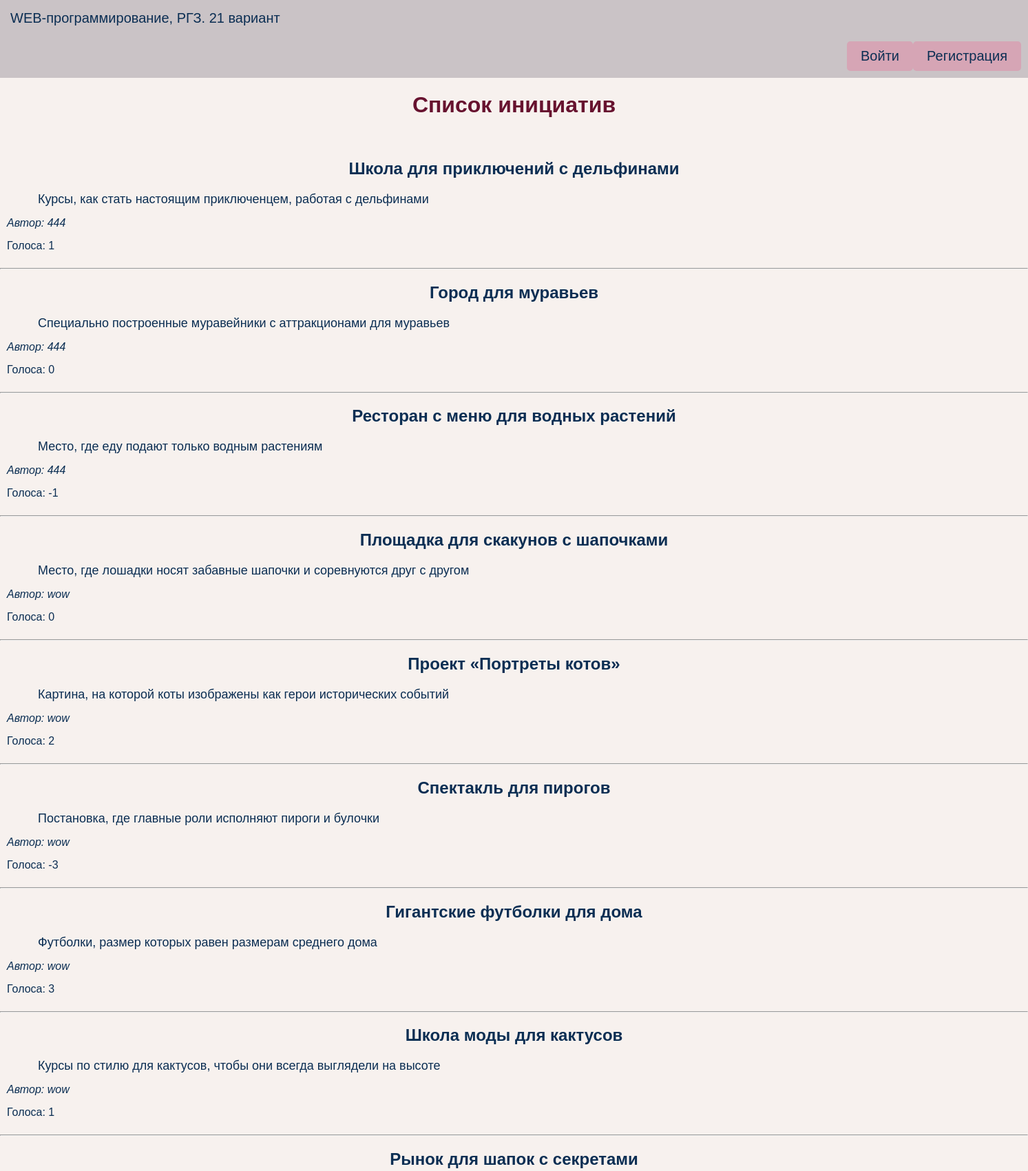
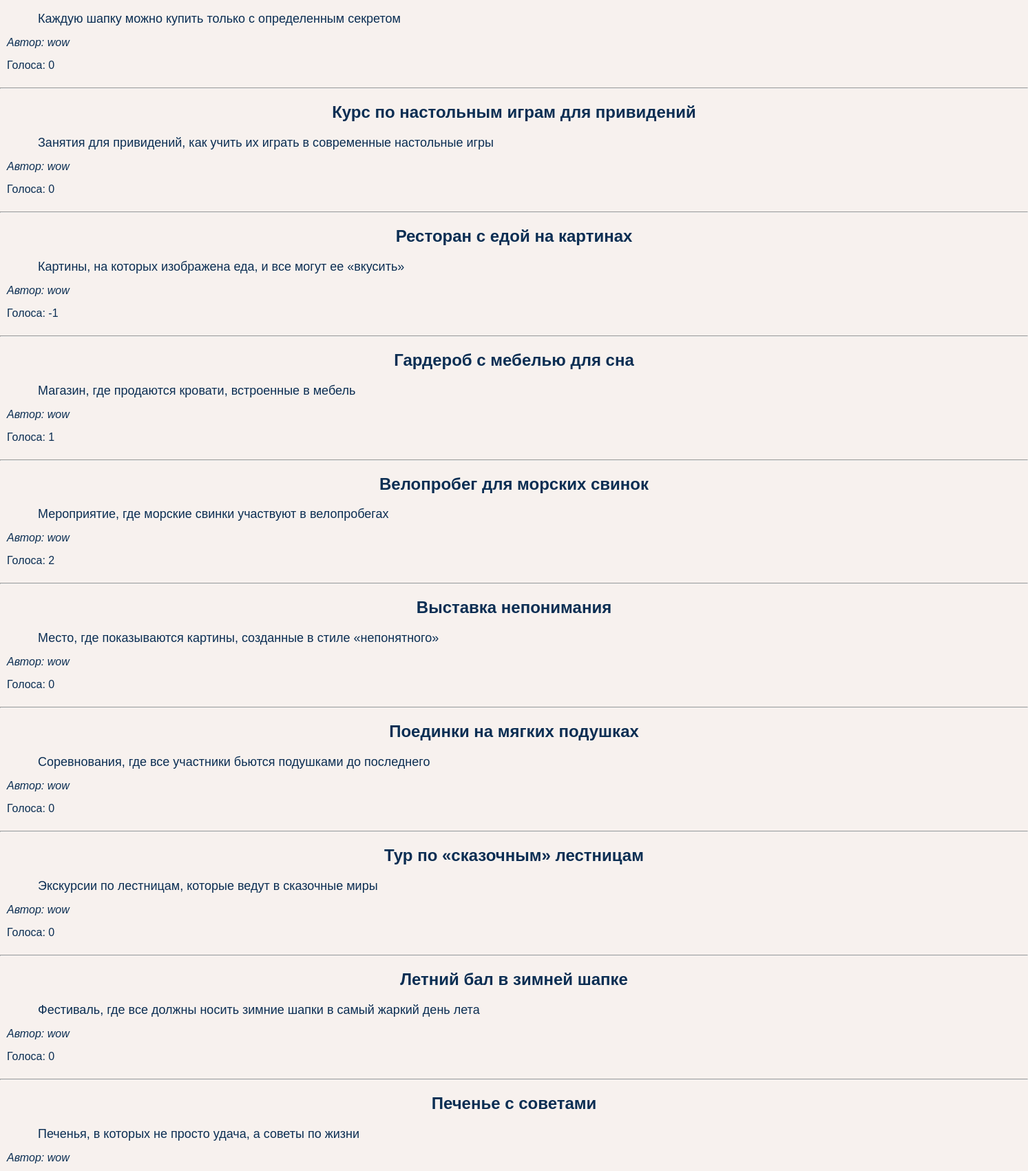
Screenshot of /?page=2 (upper part) with the database file from the repository (2 pictures, top to bottom).
### tables this page shows
CREATE TABLE initiatives (
            id INTEGER PRIMARY KEY AUTOINCREMENT,
            title TEXT NOT NULL,
            content TEXT NOT NULL,
            created_at DATETIME DEFAULT CURRENT_TIMESTAMP,
            author_id INTEGER,
            votes INTEGER DEFAULT 0,
            FOREIGN KEY(author_id) REFERENCES users(id)
        );

CREATE TABLE users (
            id INTEGER PRIMARY KEY AUTOINCREMENT,
            username TEXT NOT NULL UNIQUE,
            password TEXT NOT NULL,
            is_admin INTEGER DEFAULT 0
        );

### app.py (the view)
@app.route('/')
def index():
    page = request.args.get('page', 1, type=int)
    limit = 20
    offset = (page - 1) * limit
    initiatives = get_db().execute("""
        SELECT initiatives.id, initiatives.title, initiatives.content, initiatives.created_at,
               users.username, initiatives.author_id
        FROM initiatives
        LEFT JOIN users ON initiatives.author_id = users.id
        ORDER BY initiatives.created_at DESC
        LIMIT ? OFFSET ?
    """, (limit, offset)).fetchall()
    initiatives_with_votes = []
    for initiative in initiatives:
        initiative_id = initiative['id']
        up_votes = get_db().execute("""
            SELECT COUNT(*) FROM votes WHERE initiative_id = ? AND vote_type = 'up'
        """, (initiative_id,)).fetchone()[0]
        down_votes = get_db().execute("""
            SELECT COUNT(*) FROM votes WHERE initiative_id = ? AND vote_type = 'down'
        """, (initiative_id,)).fetchone()[0]
        initiative_with_votes = {
            **initiative,
            'up_votes': up_votes,
            'down_votes': down_votes,
            'total_votes': up_votes - down_votes
        }
        initiatives_with_votes.append(initiative_with_votes)
    total_initiatives = get_db().execute("""
        SELECT COUNT(*) FROM initiatives
    """).fetchone()[0]
    has_more = total_initiatives > page * limit
    return render_template('index.html', initiatives=initiatives_with_votes, page=page, has_more=has_more, get_db=get_db)

### app.py (called while the page is built)
def get_db():
    conn = sqlite3.connect(DATABASE)
    conn.row_factory = sqlite3.Row
    return conn

### templates/index.html (shortened to what this page needs)
{% extends "base.html" %}
{% block main %}
    <div class="user-panel">
        {% if session.get('username') %}
            <span style="text-align: left; margin-right: 670px; margin-left: 10px">Вы вошли как: <strong>{{ session['username'] }}</strong></span>
            {% if session.get('is_admin') %}
                <a href="{{ url_for('admin_panel') }}" class="button">Админ-таблицы</a>
            {% endif %}
            <a href="{{ url_for('new_initiative') }}" class="button">Добавить инициативу</a>
            <form method="POST" action="{{ url_for('logout') }}" style="display: inline;width:100px">
                <button type="submit" class="button">Выйти</button>
            </form>
        {% else %}
            <a href="{{ url_for('login') }}" style="margin-left: 1220px" class="button">Войти</a>
            <a href="{{ url_for('register') }}" class="button">Регистрация</a>
        {% endif %}
    </div>
    <h1>Список инициатив</h1>
    <br>
    {% for initiative in initiatives %}
    <div>
        <h2>{{ initiative['title'] }}</h2>
        <div style="margin-bottom:15px; margin-left:55px;font-size:18px">{{ initiative['content'] }}</div>
        <div style="margin-bottom:15px; margin-left:10px"><i>Автор: {{ initiative['username'] or 'Неизвестно' }}</i></div>
        <div style="margin-bottom:15px; margin-left:10px">Голоса: {{ initiative['total_votes'] }}</div>
    </div>
    <hr>
    {% endfor %}
    {% endblock %}

### static/main.css (style rules this page uses)
body { font-family: Arial, sans-serif; margin: 0; padding: 0; background-color: #f7f1ee; }
h1, h2 { text-align: center; }
h1 { color: #67122f; }
a.button { display: block; padding: 10px 20px; background-color: #d6a5b5; color:#0b2e53; text-align: center; text-decoration: none; font-size: 20px; border-radius: 5px; border: none; float: right; margin: 10px; }
a.button:link, a.button:visited { text-decoration:none; color:#0b2e53; }
.user-panel { text-align: right; display: flex; justify-content: space-between; align-items: center; margin-bottom: 10px; padding: 10px; left: 0; right: 0; background-color: #cac3c6; }
.user-panel .button { margin: 0px; }

### rows the page displays
initiatives: title "Школа для приключений с дельфинами", content "Курсы, как стать настоящим приключенцем, работая с дельфинами", username "444", total_votes "1"
initiatives: title "Город для муравьев", content "Специально построенные муравейники с аттракционами для муравьев", username "444", total_votes "0"
initiatives: title "Ресторан с меню для водных растений", content "Место, где еду подают только водным растениям", username "444", total_votes "-1"
initiatives: title "Площадка для скакунов с шапочками", content "Место, где лошадки носят забавные шапочки и соревнуются друг с другом", username "wow", total_votes "0"
initiatives: title "Проект «Портреты котов»", content "Картина, на которой коты изображены как герои исторических событий", username "wow", total_votes "2"
initiatives: title "Спектакль для пирогов", content "Постановка, где главные роли исполняют пироги и булочки", username "wow", total_votes "-3"
initiatives: title "Гигантские футболки для дома", content "Футболки, размер которых равен размерам среднего дома", username "wow", total_votes "3"
initiatives: title "Школа моды для кактусов", content "Курсы по стилю для кактусов, чтобы они всегда выглядели на высоте", username "wow", total_votes "1"
initiatives: title "Рынок для шапок с секретами", content "Каждую шапку можно купить только с определенным секретом", username "wow", total_votes "0"
initiatives: title "Курс по настольным играм для привидений", content "Занятия для привидений, как учить их играть в современные настольные игры", username "wow", total_votes "0"
initiatives: title "Ресторан с едой на картинах", content "Картины, на которых изображена еда, и все могут ее «вкусить»", username "wow", total_votes "-1"
initiatives: title "Гардероб с мебелью для сна", content "Магазин, где продаются кровати, встроенные в мебель", username "wow", total_votes "1"
initiatives: title "Велопробег для морских свинок", content "Мероприятие, где морские свинки участвуют в велопробегах", username "wow", total_votes "2"
initiatives: title "Выставка непонимания", content "Место, где показываются картины, созданные в стиле «непонятного»", username "wow", total_votes "0"
initiatives: title "Поединки на мягких подушках", content "Соревнования, где все участники бьются подушками до последнего", username "wow", total_votes "0"
initiatives: title "Тур по «сказочным» лестницам", content "Экскурсии по лестницам, которые ведут в сказочные миры", username "wow", total_votes "0"
initiatives: title "Летний бал в зимней шапке", content "Фестиваль, где все должны носить зимние шапки в самый жаркий день лета", username "wow", total_votes "0"
initiatives: title "Печенье с советами", content "Печенья, в которых не просто удача, а советы по жизни", username "wow"
